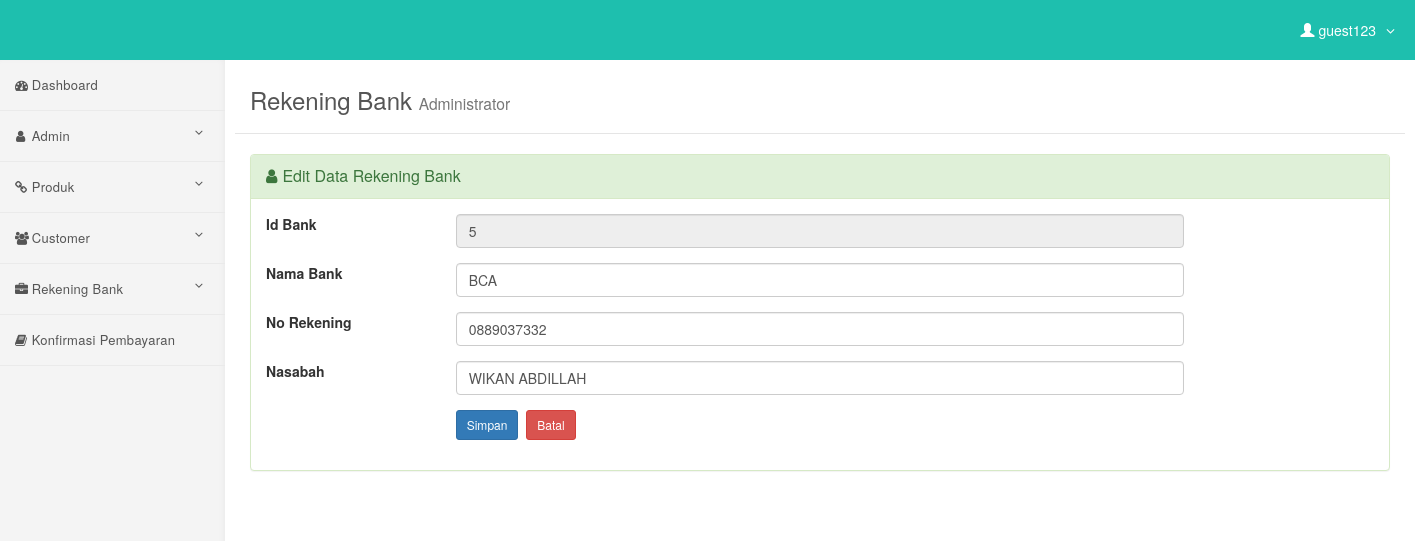
/admin/edit-rekening.php?hal=edit&kode=5 (signed in), run on the app's committed database.
### tables this page shows
CREATE TABLE `bank` (
  `id_bank` int(2) NOT NULL,
  `nama_bank` varchar(30) NOT NULL,
  `no_rek` varchar(30) NOT NULL,
  `nasabah` varchar(50) NOT NULL
);

### admin/edit-rekening.php (the view, shortened to what this page needs)
<?php include('header.php'); ?>
    <div id="page-wrapper">
        <div class="content-header">
            <div class="container">
                <h3>Rekening Bank <small>Administrator</small></h3>
            </div>
        </div>
        <div class="container-fluid">
           <?php
            $kd = $_GET['kode'];
            $sql = mysqli_query($koneksi, "SELECT * FROM bank WHERE id_bank='$kd'");
            if(mysqli_num_rows($sql) == 0){
              header("Location: bank.php");
            }else{
              $row = mysqli_fetch_assoc($sql);
            }
            ?>
            <div class="row">
                <div class="col-md-12">
                    <div class="panel panel-success">
                        <div class="panel-heading">
                            <div class="panel-title"><i class="fa fa-user"></i>Edit Data Rekening Bank </div>
                        </div>
                        <div class="panel-body">
                            <div class="form-panel">
                            <form class="form-horizontal style-form" action="" method="post" enctype="multipart/form-data" name="form1" id="form1">
                                <div class="form-group">
                                    <label class="col-sm-2 col-sm-2">Id Bank</label>
                                    <div class="col-sm-8">
                                        <input name="id_bank" type="text" id="id_bank" value="<?php echo $row['id_bank']; ?>" class="form-control" autocomplete="off" readonly="readonly">
                                    </div>
                                </div>
                                <div class="form-group">
                                    <label class="col-sm-2 col-sm-2">Nama Bank</label>
                                    <div class="col-sm-8">
                                  <input name="nama_bank" type="text" id="nama_bank" value="<?php echo $row['nama_bank']; ?>" class="form-control" required />
                                  </div>
                                </div>
                                <div class="form-group">
                                    <label class="col-sm-2 col-sm-2">No Rekening</label>
                                    <div class="col-sm-8">
                                  <input name="no_rek" type="text" id="no_rek" value="<?php echo $row['no_rek']; ?>" class="form-control" required />
                                  </div>
                                </div>
                                <div class="form-group">
                                    <label class="col-sm-2 col-sm-2">Nasabah</label>
                                    <div class="col-sm-8">
                                  <input name="nasabah" type="text" id="nasabah" value="<?php echo $row['nasabah']; ?>" class="form-control" required />
                                  </div>
                                </div>
                                <div class="form-group">
                                    <label class="col-sm-2 col-sm-2"></label>
                                    <div class="col-sm-10">
                                        <input type="submit" name="update" value="Simpan" class="btn btn-sm btn-primary" />&nbsp;
                                      <a href="rekening.php" class="btn btn-sm btn-danger">Batal </a>
                                    </div>
                                </div>
                            </form>
                          </div>
                        </div>
                    </div>
                </div>
            </div>
        </div>
    </div>
<?php include('footer.php'); ?>

### admin/header.php (style rules this page uses)
body { overflow-x: hidden; }
.fa { padding-right: 5px; }
.content-header { background: #fff; border-bottom: 1px solid rgba(0, 0, 0, 0.1); padding: 15px 0; margin-bottom: 20px; }
.content-header h3 { margin: 0px; color: #555; font-weight: 400; margin-bottom: 5px !important; }
@media (min-width:768px) { body { margin-top: 50px; } }
#page-wrapper { width: 100%; padding: 0; background-color: #fff; }
@media (min-width:768px) { #page-wrapper { padding: 22px 10px; } }

### data on the page
bank: id_bank "5", nama_bank "BCA", no_rek "0889037332", nasabah "WIKAN ABDILLAH"

### other printed values
$_SESSION['fullname'] "guest123"
